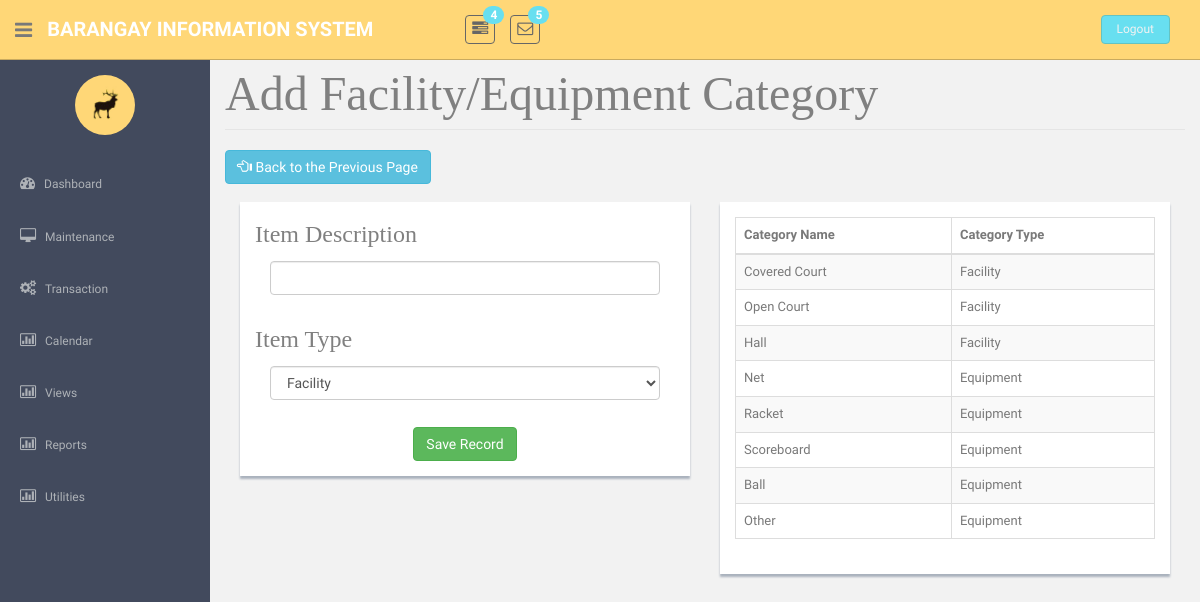
The app's page /EquipmentCateAdd.php, older data.
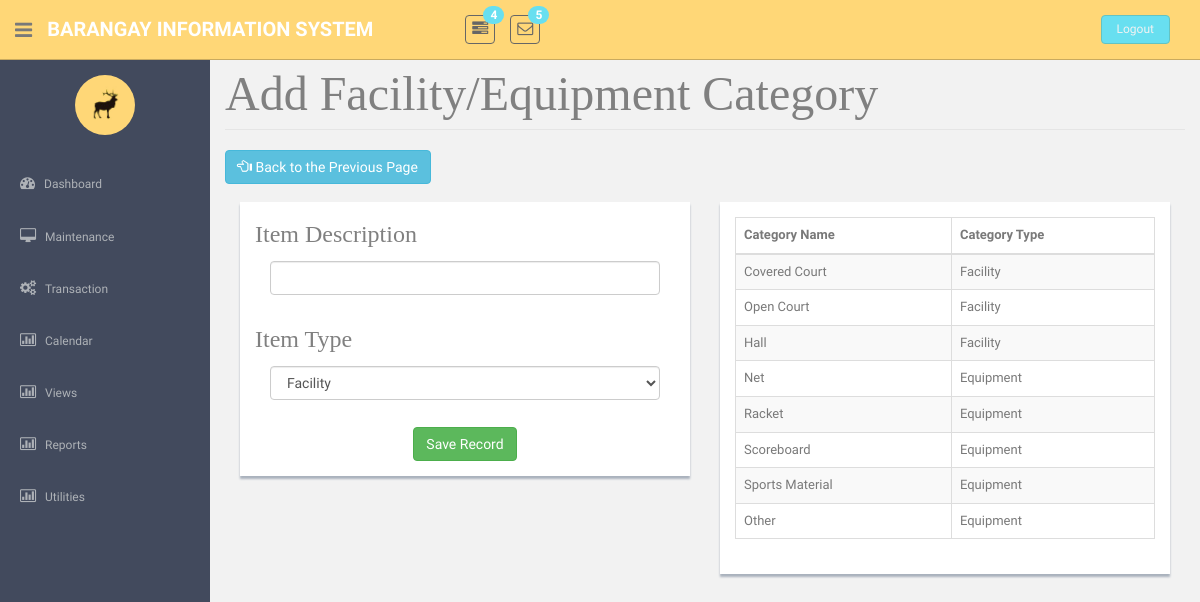
The same page, newer data.
### tables this page shows
CREATE TABLE `tblcategory` (
  `strCategoryCode` int(25) NOT NULL,
  `strCategoryDesc` varchar(45) NOT NULL,
  `strCategoryType` varchar(45) NOT NULL
);

### EquipmentCateAdd.php (the view, shortened to what this page needs)
<!DOCTYPE html>
          <?php require('header.php');?>
    <?php require('sidebar.php');?>
      <section id="main-content">
          <section class="wrapper site-min-height">
          <legend ><font face = "cambria" size = 8 color = "grey"> Add Facility/Equipment Category </font></legend>
		  	<button  class="btn btn-info" onclick="window.location.href='EquipmentCat.php'">  <i class="glyphicon glyphicon-hand-left" aria-hidden="true"></i>&nbsp;Back to the Previous Page</button><br><br>
		<div class="col-sm-9 col-md-6 col-lg-6">
<form method = POST>
	 	<div class = "showback">
	<p><font face = "cambria" size = 5 color = "grey"> Item Description </font></p>
	<div class = "form-group">
		   <div class="col-md-12">
	<input id="PDESC1" name="PDESC1" class="form-control input-group-lg reg_name" type="text" name="facName" title="Enter Facility name" >
           </div>
	</div><br><br><br>
		<p><font face = "cambria" size = 5 color = "grey"> Item Type </font></p>
	<div class = "form-group">
		   <div class="col-md-12">
	<select class = "form-control" name = "type">
	<option> Facility</option>
	</select>
           </div>
	</div><br><br><br>
  	<center> <input type="submit" class="btn btn-outline btn-success" name = "btnAdd" id = "btnAdd"  value = "Save Record"  > </div>
</div>
		<div class="col-sm-3 col-md-6 col-lg-6">
		<div class = "showback">
		<table  class="table table-striped table-bordered table-hover" >
		<thead>
		<th>Category Name</th>
		<th>Category Type</th>
		</thead>
		<tbody>
							<?php
					require('connection.php');
				$sql = "select * from tblCategory ";
				$query = mysqli_query($con, $sql);
				if(mysqli_num_rows($query) > 0){
					while($row = mysqli_fetch_object($query)){?>
					<tr>
					<td><?php echo $row->strCategoryDesc?></td>
					<td><?php echo $row->strCategoryType?></td>
				<?php }}?>
		</tbody>
		</table>
		</div>
	</div>
		</section><! --/wrapper -->
      </section>
  </section>
  </body>
</html>

Row changes from the older to the newer data that the page shows:
changed tblcategory: strCategoryDesc "Ball" → "Sports Material"
